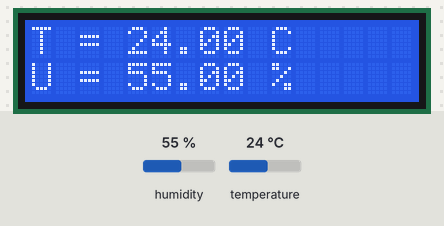
A sketch run on a simulated Arduino Uno, built with avr-gcc and run on an emulated ATmega328P. Shown: 16×2 character LCD. The test bench sets the inputs (shaded band); at power-on: humidity 55 %, temperature 24 °C.

Above: at 1.5 s.
1.6 s: humidity set to 22 %
At 3.3 s:
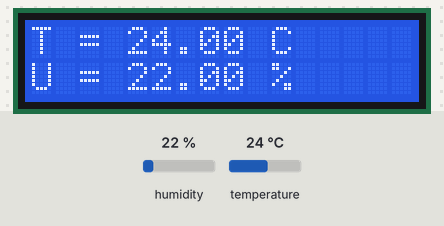
4.3 s: temperature set to 12 °C
At 5.4 s:
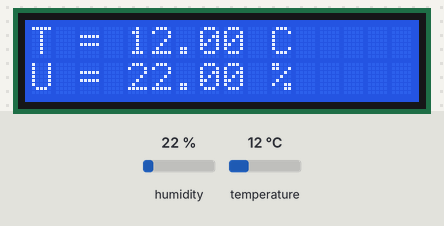
7.0 s: humidity set to 40 %
At 9.5 s:
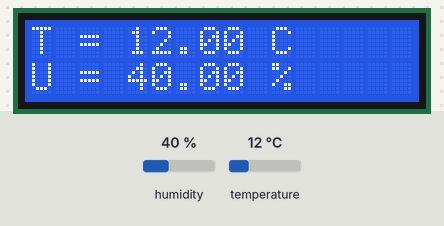
10.0 s: temperature set to 19 °C
At 11.6 s:
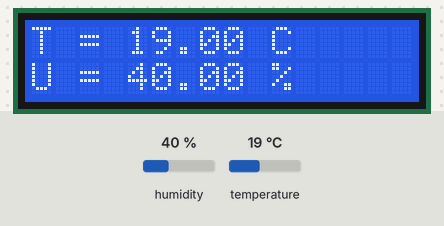
Timing chart, 0 to 13.1 s (numbered marks = the images above; inputs shaded):
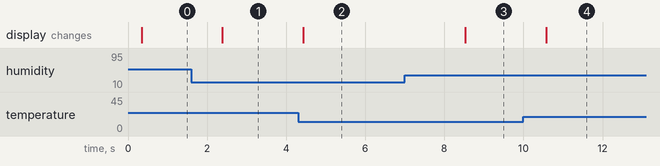

Measured:
- after the input at 1.6 s, the display: changes after 0.79 s (image 1)
- after the input at 4.3 s, the display: changes after 0.14 s (image 2)
- after the input at 7.0 s, the display: changes after 1.5 s (image 3)
- after the input at 10.0 s, the display: changes after 0.58 s (image 4)

The sketch:

T_H_sensor_with_lcd.ino
```cpp
#include <LiquidCrystal.h>
#include <DHT.h>
#include <DHT_U.h>
#define Type DHT11
// general var
int tempo=500;
//var lcd ---------------------
int rs=7;
int en=8;
int d4=9;
int d5=10;
int d6=11;
int d7=12;
LiquidCrystal lcd(rs,en,d4,d5,d6,d7);
// var sensor ---------------
int sensorP=2;
DHT HT(sensorP,Type);
float temp;
float hum;

void setup() {
  // put your setup code here, to run once:
Serial.begin(9600); //Debugging
// lcd var
lcd.begin(16,2);
// sensor var
HT.begin();
delay(250);
}

void loop() {
  // put your main code here, to run repeatedly:
lcd.clear();
hum=HT.readHumidity();
temp=HT.readTemperature();
lcd.setCursor(0,0);
lcd.print("T = ");
lcd.print(temp);
lcd.print(" C");
lcd.setCursor(0,1);
lcd.print("U = ");
lcd.print(hum);
lcd.print(" %");
delay(tempo);


}
```
